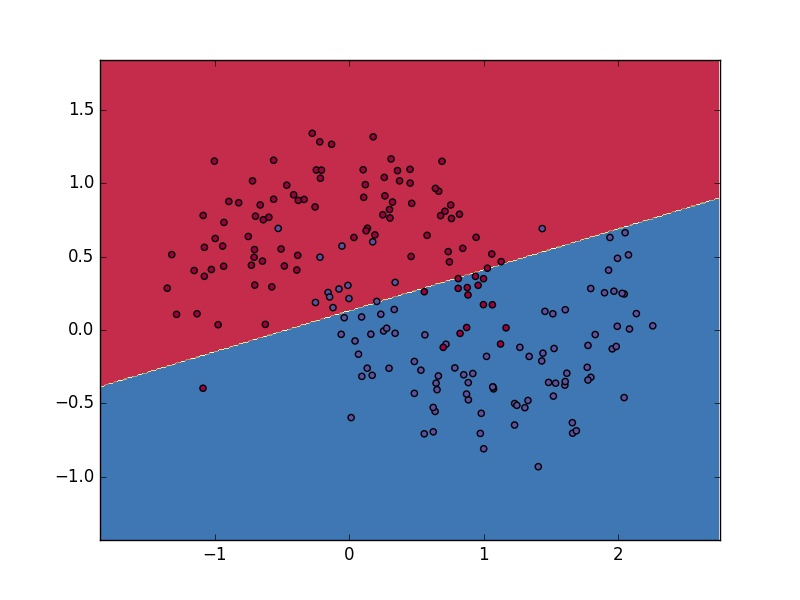

The script that saved this image:
from sklearn import datasets, linear_model

import matplotlib
matplotlib.use("Agg")
from matplotlib import pyplot

import numpy as np

def plot_decision_boundary(pred_func, x, y):
    x_min, x_max = x[:, 0].min() - .5, x[:, 0].max() + .5
    y_min, y_max = x[:, 1].min() - .5, x[:, 1].max() + .5
    h = 0.01
    xx, yy = np.meshgrid(np.arange(x_min, x_max, h), np.arange(y_min, y_max, h))
    z = pred_func(np.c_[xx.ravel(), yy.ravel()])
    z.shape = xx.shape

    pyplot.xlim([x_min, x_max])
    pyplot.ylim([y_min, y_max])
    pyplot.contourf(xx, yy, z, cmap = pyplot.cm.Spectral)
    pyplot.scatter(x[:, 0], x[:, 1], s = 20, c = y, cmap = pyplot.cm.Spectral)
    pyplot.savefig("Logistic_Regression.jpg")
    pyplot.close()

def generate_data():
    np.random.seed(0)
    x, y = datasets.make_moons(200, noise = 0.20)
    return x, y

def main():
    clf = linear_model.LogisticRegressionCV()
    x, y = generate_data()
    clf.fit(x, y)
    plot_decision_boundary(lambda x : clf.predict(x), x, y)


if __name__ == "__main__":
    main()
